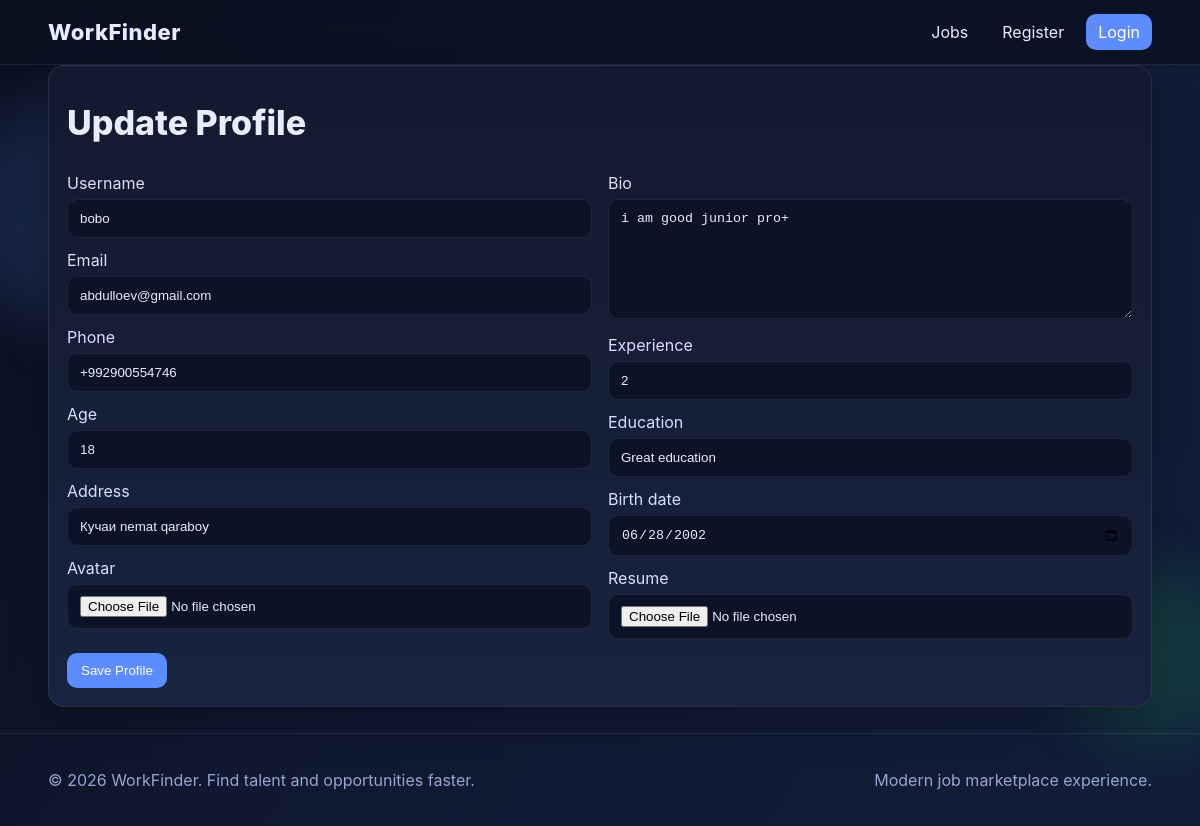
Screenshot of /update_profile/8 with the database file from the repository.
### accounts/models.py (models this page shows, shortened)
class User(AbstractUser):
    role_choice =[
        ('seeker', 'Seeker'),
        ('employer', 'Employer')
    ]
    role = models.CharField(max_length=25, choices=role_choice, null=True, blank=True )
    age = models.PositiveIntegerField(null=True, blank=True)
    phone = models.CharField(max_length=13,null=True, blank=True)
    adress = models.CharField(max_length=30, null=True, blank=True)
    img = models.ImageField(upload_to='users/', default='users/def.jpg',null=True, blank=True)
    create_at = models.DateTimeField(auto_now_add=True)

### work/models.py (models this page shows, shortened)
class Seeker(models.Model):
    user = models.OneToOneField(User, on_delete=models.CASCADE, related_name='seekerprogile')
    bio = models.TextField()
    resume = models.FileField(upload_to='resumes/', blank=True, null=True)
    exp = models.PositiveIntegerField()
    edu = models.CharField(max_length=50)
    burth_date = models.DateField()
    adress = models.CharField(max_length=50)
    is_creat = models.BooleanField(default=False, null=True, blank=True)

### work/views.py (the view, shortened to what this page needs)
# urls.py: path('update_profile/<int:pk>', views.update_profile, name='update_profile'),
def update_profile(request, pk):
    user = get_object_or_404(User, pk=pk)
    seeker = Seeker.objects.filter(user=user).first()
    employer = Emploeer.objects.filter(user=user).first()
    return render(request, 'work/update_profile.html', context = {'user': user,'seeker': seeker,'employer': employer})

### templates/work/update_profile.html (shortened to what this page needs)
{% extends "base.html" %}
{% block main %}
<section class="card">
    <h1 class="title">Update Profile</h1>
    <form method="POST" enctype="multipart/form-data">
        <div class="grid grid-2">
            <div>
                <label>Username</label>
                <input name="username" value="{{ user.username }}">
                <label>Email</label>
                <input name="email" value="{{ user.email }}">
                <label>Phone</label>
                <input name="phone" value="{{ user.phone }}">
                <label>Age</label>
                <input name="age" value="{{ user.age }}">
                <label>Address</label>
                <input name="adress" value="{{ user.adress }}">
                <label>Avatar</label>
                <input type="file" name="img">
            </div>
            <div>
                {% if seeker %}
                    <label>Bio</label>
                    <textarea name="bio">{{ seeker.bio }}</textarea>
                    <label>Experience</label>
                    <input name="exp" value="{{ seeker.exp }}">
                    <label>Education</label>
                    <input name="edu" value="{{ seeker.edu }}">
                    <label>Birth date</label>
                    <input type="date" name="burth_date" value="{{ seeker.burth_date|date:'Y-m-d' }}">
                    <label>Resume</label>
                    <input type="file" name="resume">
                {% endif %}
            </div>
        </div>
        <div class="form-actions">
            <button class="btn" type="submit">Save Profile</button>
        </div>
    </form>
</section>
{% endblock %}

### static/css/style.css (style rules this page uses)
:root { --bg:#0a1020; --card:#121a2f; --card-2:#18233f; --text:#e7ecff; --muted:#96a6cf; --primary:#5d8cff; --success:#22c55e; --danger:#ef4444; --border:rgba(255,255,255,.08); }
* { box-sizing:border-box }
body { margin:0; font-family:Inter,Segoe UI,Arial,sans-serif; background:linear-gradient(120deg,#090f1d,#0f1830 40%,#121d3a); color:var(--text); min-height:100vh; }
.btn { background:var(--primary)!important;color:white;padding:10px 14px;border-radius:10px;border:0;cursor:pointer }
.card { background:linear-gradient(180deg,var(--card),var(--card-2)); border:1px solid var(--border); border-radius:16px; padding:18px; box-shadow:0 14px 40px rgba(0,0,0,.25); }
.grid { display:grid;gap:16px }
.grid-2 { grid-template-columns:repeat(2,minmax(0,1fr)) }
.title { font-size:34px;font-weight:800;margin:18px 0 }
input,textarea,select { width:100%;padding:11px 12px;background:#0c1326;color:var(--text); border:1px solid var(--border);border-radius:10px;outline:0; }
textarea { min-height:120px;resize:vertical }
label { display:block;margin:12px 0 6px;color:#d8dfff }
.form-actions { display:flex;gap:10px;flex-wrap:wrap;margin-top:14px }

### rows the page displays
User: username "bobo", email "abdulloev@gmail.com", phone "+992900554746", age "18", adress "Кучаи nemat qaraboy"
Seeker: bio "i am good junior pro+", exp "2", edu "Great education", burth_date "06/28/2002"
